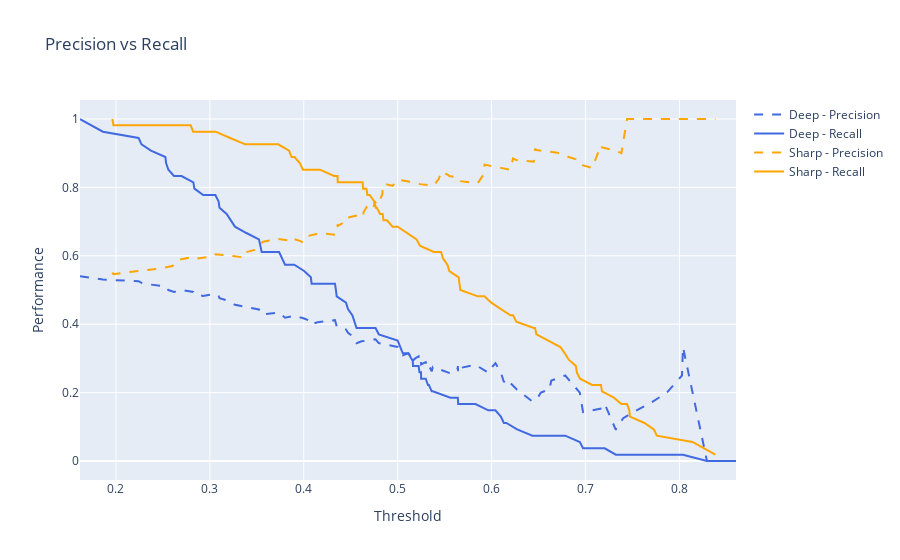
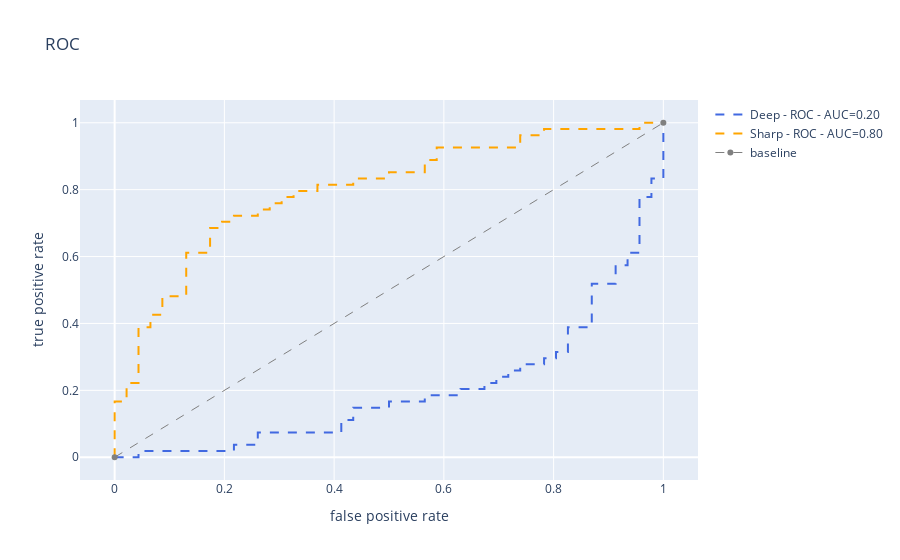

Notebook source saved alongside these figures, in order:
### Code cell
# Precision-Recall & ROC Curves

class_names = ['Deep', 'Sharp']
colors = ['royalblue', 'orange']

# Precision Recall Curve
data_to_plot = []
for ic, c in enumerate(class_names):
    pre, rec, thres = metrics.precision_recall_curve(y_test, y_pred_prob[:, class_names.index(c)])
    data_to_plot.append(go.Scatter(x=thres, y=pre, line=dict(color=colors[ic], width=2, dash='dash'), 
                                   name=f'{c} - Precision'))
    data_to_plot.append(go.Scatter(x=thres, y=rec, line=dict(color=colors[ic], width=2), 
                                   name=f'{c} - Recall'))

fig = go.Figure(data=data_to_plot,layout=go.Layout(title='Precision vs Recall',
                                                   xaxis=dict(title="Threshold",),  yaxis=dict(title="Performance",)))
plotly.offline.iplot(fig)

# ROC Curve
data_to_plot = []
for ic, c in enumerate(class_names):
    fpr, tpr, thres = metrics.roc_curve(y_test, y_pred_prob[:, class_names.index(c)])
    auc_score = metrics.auc(fpr, tpr)
    data_to_plot.append(go.Scatter(x=fpr, y=tpr, line=dict(color=colors[ic], width=2, dash='dash'), 
                                   name=f'{c} - ROC - AUC={auc_score:.2f}'))
data_to_plot.append(go.Scatter(x=[0, 1], y=[0, 1], line=dict(color='gray', width=1, dash='dash'), name='baseline'))
fig = go.Figure(data=data_to_plot,layout=go.Layout(title='ROC',
                                                   xaxis=dict(title="false positive rate",),  
                                                   yaxis=dict(title="true positive rate",)))
plotly.offline.iplot(fig)
